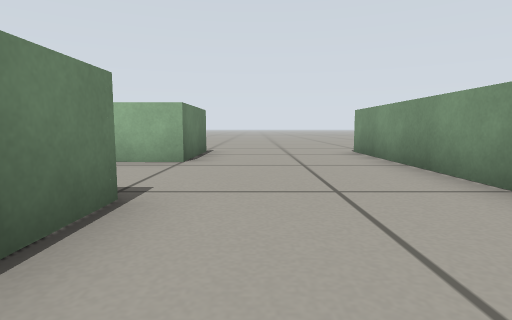
view 1 (above)

13 first-person views from a walk through a Gazebo world. The camera is 0.29 m above the floor, tilts 6° down and sees 80° across. The floor is counted in squares, 0.5 m on a side. Each view is taken from the middle of a square. On the plan, view 1 faces up. The plan holds only what a view shows up to about 9 squares ahead; the rest is blank.

view 2
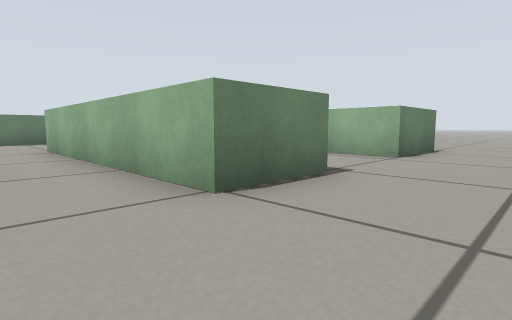

view 3
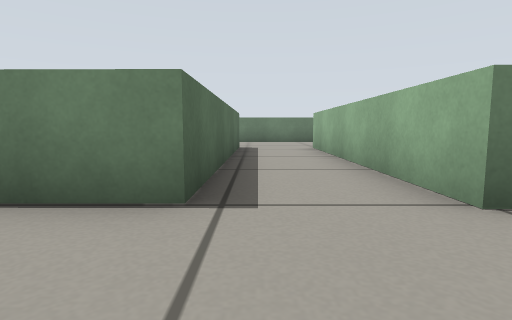

view 4
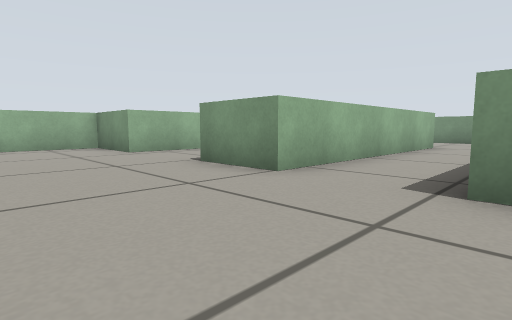

view 5
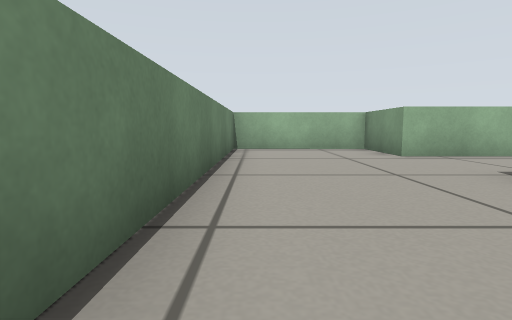

view 6
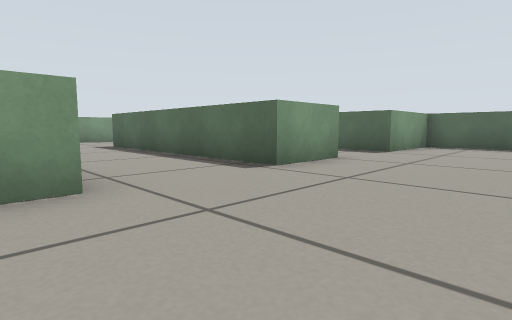

view 7
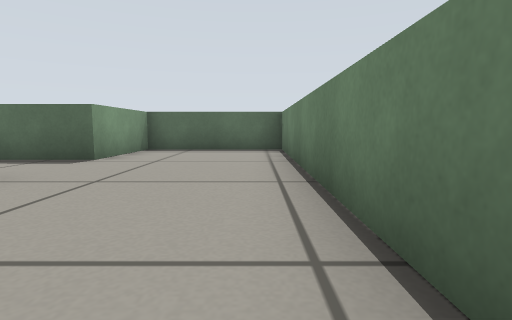

view 8
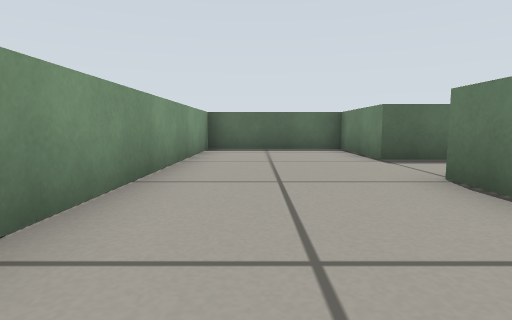

view 9
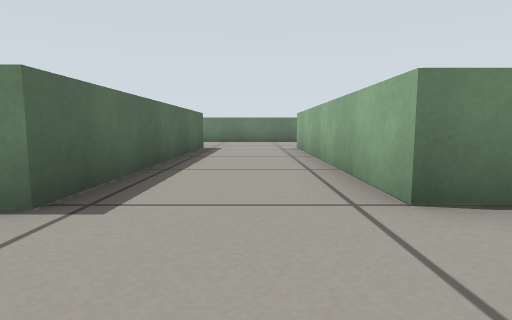

view 10
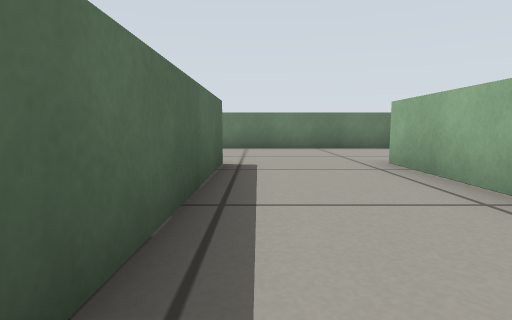

view 11
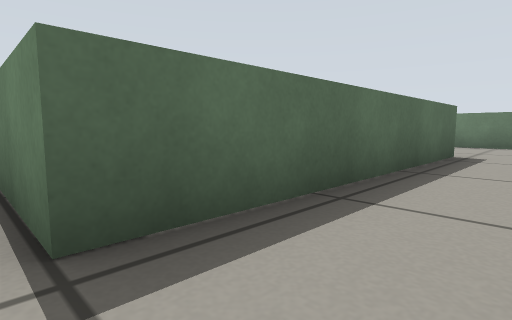

view 12
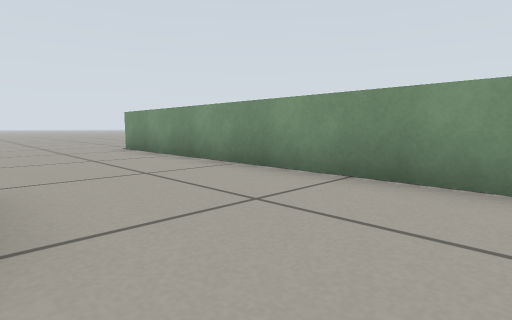

view 13
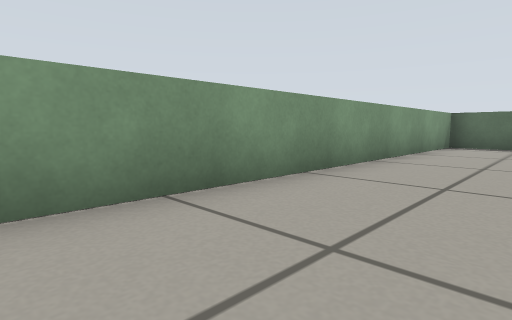

### Floor plan
Points are (right, up) in squares from view 1. A wall is a line through its corners. A room is listed if a view was taken in it or the views show most of it. See-through windows are left out.
Room 1 (views 1, 2, 3, 4, 5, 6, 7, 8, 9, 10, 11, 12, 13)
walls: (-8.1, 2.5) (-1.3, 2.4) (-1.3, 0.6) (-8.1, 0.7) (-8.1, 2.5); (-1.2, 7.5) (-1.2, 5.2) (-8, 5.2) (-8, 7.4) (-11.6, 7.4) (-11.7, -4.2) (-8.1, -4.2) (-8.1, -1.5) (-1.3, -1.5) (-1.3, -4.2) (2.3, -4.3) (2.4, 7.5)
ways out: opening at (-1, 8); opening at (2, 8)

Where each view was taken, in squares from view 1:
view 1: 0 up, 0 right, facing up
view 2: 1 down, 1 right, facing up-left
view 3: 1 down, 1 right, facing left
view 4: 2 down, 11 left, facing up-right
view 5: 1 down, 11 left, facing up
view 6: 6 up, 11 left, facing down-right
view 7: 4 up, 11 left, facing down
view 8: 4 up, 1 right, facing down
view 9: 4 up, 1 right, facing left
view 10: 3 up, 3 left, facing left
view 11: 0 up, 1 left, facing down-left
view 12: 1 down, 1 left, facing up-right
view 13: 6 up, 0 right, facing down-right
